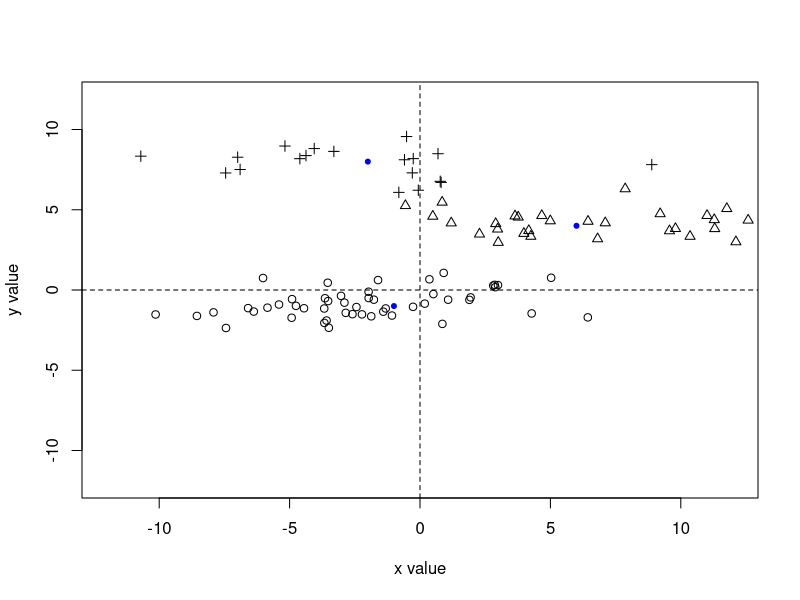

The R source for this figure:
# Generate clusters for clustering 

# Set equal to 1 to generate clusters with spread out x values
unequal_x_variance = 0
unequal_x_variance = 1 

# Generate clusters with equal variance in x and y dimensions.
outputName = "clusters_equal_variance"
variance_in_x = 1.0
variance_in_y = 1.0

# Generate clusters with greater variance in x dimension.
if (unequal_x_variance) {
  outputName = "clusters_bigger_x_variance"
  variance_in_x = 5.0
}

# Three centroids are supported. You can change their x/y values here.
centroid1 = c(-1,-1)
centroid2 = c(6,4)
centroid3 = c(-2,8)

outputFile = paste(outputName,"dat",sep=".")
outputPdf = paste(outputName,"pdf",sep=".")

# Three clusters in 2 dimensions
createCluster <- function(numPoints, centroid, xvariance=1.0, yvariance=1.0) {
  xmean = centroid[1]
  ymean = centroid[2]
  cbind(rnorm(numPoints,mean=xmean,xvariance),rnorm(numPoints,mean=ymean,yvariance))
}

cluster1 = cbind(1, createCluster(50,centroid1,variance_in_x,variance_in_y))
cluster2 = cbind(2, createCluster(30,centroid2,variance_in_x,variance_in_y))
cluster3 = cbind(3, createCluster(20,centroid3,variance_in_x,variance_in_y))

data = round(rbind(cluster1,cluster2,cluster3),2)

pdf(outputPdf)

plot(cluster1[,2:3],xlab="x value",ylab="y value",xlim=c(-12,12),ylim=c(-12,12))
points(cluster2[,2:3],pch=2)
points(cluster3[,2:3],pch=3)
points(centroid1[1],centroid1[2],pch=20,col="blue")
points(centroid2[1],centroid2[2],pch=20,col="blue")
points(centroid3[1],centroid3[2],pch=20,col="blue")
abline(v=0,lty=2)
abline(h=0,lty=2)

dev.off()

write.table(data, file=outputFile, quote=FALSE, row.names=FALSE, col.names=FALSE)


